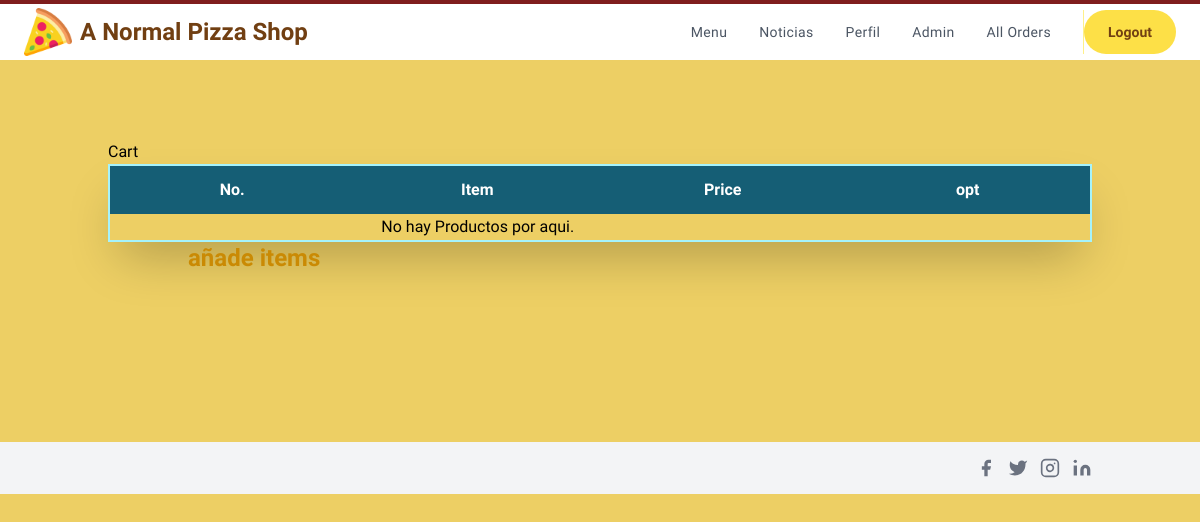
Page /ordersummary/ (signed in) on the earlier database version.
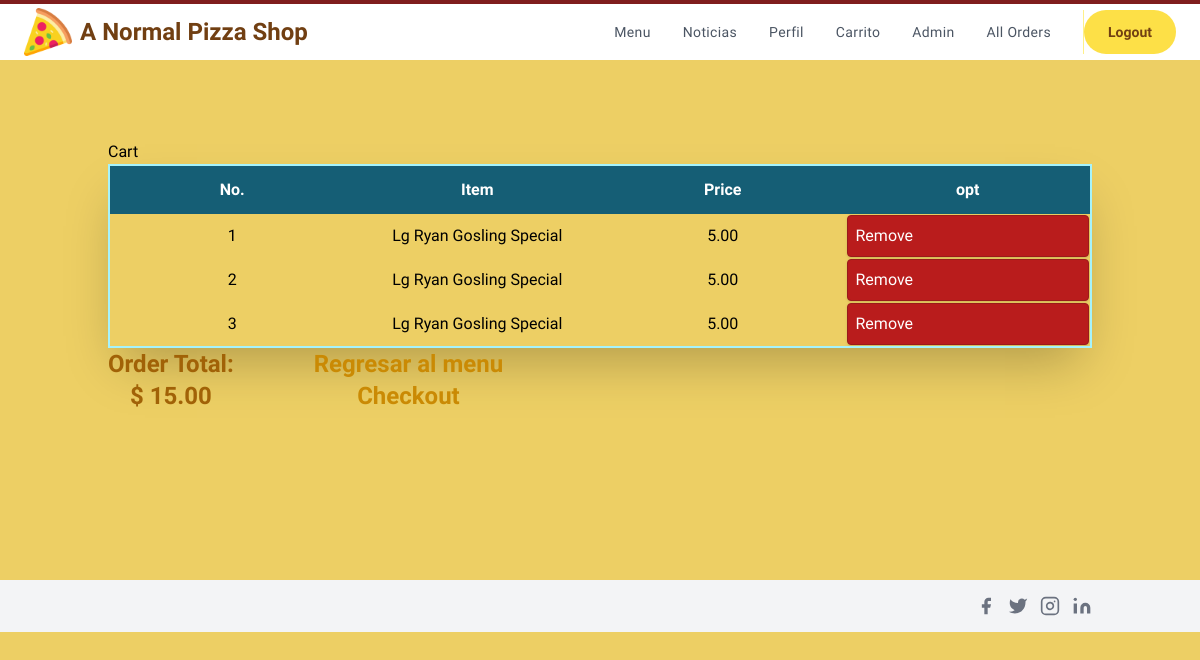
Same page on the later database version.
### orders/models.py (models this page shows, shortened)
class OrderItem(models.Model):
    menu_item = models.ForeignKey(Menu_Item,on_delete=models.CASCADE,
                                    blank=True, null=True)
    is_ordered = models.BooleanField(default=False)
    date_added = models.DateTimeField(auto_now=True)
    date_ordered = models.DateTimeField(null=True)
    is_topping =models.BooleanField(default=False)
    num_extras = models.IntegerField( blank=True, default=0)
    extras = models.CharField(max_length=400,  blank=True, null=True)
    extras_cost = models.DecimalField(max_digits=4,decimal_places=2, default = 0.00)
    ptoppings = models.CharField(max_length=400,  blank=True, null=True)

class Menu_Item(models.Model):
    MENU_CATEGORIES = (
    ('Pizza', 'Pizza'),
    ('Pasta', 'Pasta'),
    ('Subs', 'Subs'),
    ('Salad', 'Salad'),
    ('Dinner_Platter', 'Dinner_Platter'),
    ('Topping', 'Topping'),
    ('Extra', 'Extra'),
    ('Dessert', 'Dessert'),
    ('Pastry', 'Pastry'),
    ('Main', 'Main'),
    ('Appetizer', 'Appetizer'),
    ('Side', 'Side'),
    ('Miscellaneous', 'Miscellaneous')
    )
    SIZE_CATEGORIES = (
    ('Sm', 'Small'),
    ('Md', 'Medium'),
    ('Lg', 'Large'),
    ('XL', 'Extra_Large')
    )
    category = models.CharField(max_length=36, null=True, blank=True,
                                choices=MENU_CATEGORIES,
                                help_text='Categoría del elemento del menú.')
    name = models.CharField(max_length=128,
                            help_text='Nombre del elemento del menú')
    price =  models.DecimalField(max_digits=4, null=True, blank=True,
                                decimal_places=2, default=0.00)
    sizes = models.CharField(max_length=4, null=True, blank=True,
                                choices=SIZE_CATEGORIES,
                                help_text='Ingrese el tamaños \
                                            del elemento del menú')
    toppings = models.CharField( max_length=400, blank=True, null=True,
                                help_text='Introducir ingredientes')
    num_toppings = models.CharField(max_length=10, blank=True, null=True)

class Order(models.Model):
    ref_code = models.CharField(max_length=15, blank=True)
    owner = models.ForeignKey(Profile, on_delete=models.SET_NULL, null=True)
    is_ordered = models.BooleanField(default=False)
    ordered_items = models.ManyToManyField(OrderItem)
    date_ordered = models.DateTimeField(auto_now=True)
    def get_cart_ordered_items(self):
        return self.ordered_items.all()
    def get_cart_total(self):
        return sum([item.menu_item.price for item in self.ordered_items.all()]
        + [item.extras_cost for item in self.ordered_items.all()])

### orders/views.py (the view)
# urls.py: path('ordersummary/', views.order_details, name="ordersummary"),
@login_required()
def order_details(request, **kwargs):
    existing_order = get_user_pending_order(request)
    user_profile = get_object_or_404(Profile, user=request.user)
    order = Order.objects.filter(owner=user_profile, is_ordered=False)
    context = {
        'order': existing_order,
    }
    return render(request, 'summary.html', context)

### orders/views.py (called while the page is built)
@login_required()
def get_user_pending_order(request):
    user_profile = get_object_or_404(Profile, user=request.user)
    order = Order.objects.filter(owner=user_profile, is_ordered=False)
    if order.exists():
        return order[0]
    return 0

### orders/templates/summary.html (shortened to what this page needs)
{% extends "layout.html" %}
{% block template %}
{% load static %}
<div class="container px-5 py-20 mx-auto flex flex-wrap items-center">
  <h1>Cart</h1>
  <table class="shadow-2xl border-2 border-cyan-200 w-full md:table-fixed content-center">
    <thead class="text-white">
      <tr>
        <th class="py-3 bg-cyan-800">No.</th>
        <th class="py-3 bg-cyan-800">Item</th>
        <th class="py-3 bg-cyan-800">Price</th>
        <th class="py-3 bg-cyan-800">opt</th>
      </tr>
    </thead>
    {% for item in order.get_cart_ordered_items %}
    <tr>
      <td>{{ forloop.counter }}</td>
      {%if item.menu_item.category == "Pizza" and "Topping" not in item.menu_item.name %}
      <td>
        {{item.menu_item.sizes}}
        {{ item.menu_item.name }}
      </td>
      {% endif %}
      {% if item.num_extras > 0 %}
      <td>
        {{ item.menu_item.price }} + {{item.extras_cost}} </td>
      {% else %}
      <td> {{item.menu_item.price}} </td>
      {% endif %}
      <td>
        <a href="#" class="bg-red-700 border border-red-800 shadow p-2 rounded text-white flex items-center focus:outline-none focus:shadow-outline">Remove</a>
      </td>
      {% empty %}
    <tr>
      <td colspan=3> No hay Productos por aqui.</td>
    </tr>
    {% endfor %}
  </table>
  <div>
    {% if order.get_cart_total != None %}
      <h1 class="text-2xl font-bold text-yellow-700">Order Total:</h1>
      <h2 class="text-2xl font-bold text-yellow-700">$ {{ order.get_cart_total}}</h2>
    {% endif %}
  </div>
  <div>
    <h1 class="ml-20 text-2xl font-bold text-yellow-600">
      <a href="{% url 'index' %}" class="">
        {% if order %}Regresar al menu{% else %}añade items {% endif %}
      </a>
    </h1>
    <h1 class="ml-20 text-2xl font-bold text-yellow-600">
      {% if order.get_cart_ordered_items %}
      <a href="{% url 'check' %}" class="">Checkout</a>
      {% endif %}
    </h1>
  </div>
</div>
{% endblock %}

### orders/templates/layout.html (shortened to what this page needs)
<!DOCTYPE html>
<html lang="en">
<head>
    {% load static %}
    <script src="https://cdn.tailwindcss.com"></script>
    <script src="https://cdn.tailwindcss.com?plugins=forms,typography,aspect-ratio,line-clamp"></script>
    <link rel="stylesheet" type="text/css" href="{% static 'login.css' %}">
</head>
<body>
    <header id="top" class="w-full flex flex-col fixed top sm:relative bg-white pin-t pin-r pin-l">
        <nav id="site-menu" class="flex flex-col sm:flex-row w-full justify-between items-center px-4 sm:px-6 py-1 bg-white shadow sm:shadow-none border-t-4 border-red-900">
            <div class="w-full sm:w-auto self-start sm:self-center flex flex-row sm:flex-none flex-no-wrap justify-between items-center">
                <a href="/" aria-label="logo" class="flex space-x-2 items-center">
                    <img src="{% static 'images/pizza.png' %}" class="w-12" alt="logo" width="133" height="122">
                    <span class="text-2xl font-bold text-yellow-900">A Normal Pizza Shop</span>
                </a>
            </div>
            <div id="menu" class="w-full sm:w-auto self-end sm:self-center sm:flex flex-col sm:flex-row items-center h-full py-1 pb-4 sm:py-0 sm:pb-0 hidden">
                <div class="text-gray-600 lg:pr-4">
                    <ul class="space-y-6 tracking-wide font-medium text-sm md:flex md:space-y-0">
                        {% if request.user.is_authenticated %}
                            <li><a href="/" class="block md:px-4 transition hover:text-yellow-700"><span>Menu</span></a></li>
                            <li><a href="/notices" class="block  md:px-4 transition hover:text-yellow-700"><span>Noticias</span></a></li>
                            <li><a href="/profile" class="block md:px-4 transition hover:text-yellow-700"><span>Perfil</span></a></li>
                                {% if order %}
                                <li>
                              <a class="block md:px-4 transition hover:text-yellow-700" href="#">Carrito</a>
                                </li>
                              {% endif %}
                        {% if request.user.is_superuser %}
                        <li><a class="block md:px-4 transition hover:text-yellow-700" href="/admin">Admin</a></li>
                        <li><a class="block md:px-4 transition hover:text-yellow-700" href="/allorders">All Orders</a></li>
                        {% endif %}
                        {%endif%}
                    </ul>
                </div>
                <div class="w-full space-y-2 border-yellow-200 lg:space-y-0 md:w-max lg:border-l">
                    {% if not request.user.is_authenticated %}
                        <button type="button" class="w-full py-3 px-6 text-center rounded-full transition active:bg-yellow-200 focus:bg-yellow-100 sm:w-max">
                            <span class="block text-yellow-800 font-semibold text-sm">
                            <a href="/register">Registrate</a>
                            </span>
                        </button>
                        <button type="button" class="w-full py-3 px-6 text-center rounded-full transition bg-yellow-300 hover:bg-yellow-100 active:bg-yellow-400 focus:bg-yellow-300 sm:w-max">
                            <span class="block text-yellow-900 font-semibold text-sm">
                            <a href="/login">Iniciar Sesion</a>
                            </span>
                        </button>
                    {% else %}
                        <button type="button" class="w-full py-3 px-6 text-center rounded-full transition bg-yellow-300 hover:bg-yellow-100 active:bg-yellow-400 focus:bg-yellow-300 sm:w-max">
                            <span class="block text-yellow-900 font-semibold text-sm">
                                <a href="/logout">Logout</a>
                            </span>
                        </button>
                    {% endif %}
                </div>
            </div>
        </nav>
    </header>
    {% block template %}{%endblock%}
    <footer class="text-gray-600 body-font content-end">
        <div class="bg-gray-100">
            <div class="container mx-auto py-4 px-5 flex flex-wrap flex-col sm:flex-row">
                <span class="inline-flex sm:ml-auto sm:mt-0 mt-2 justify-center sm:justify-start">
            <a class="text-gray-500">
              <svg fill="currentColor" stroke-linecap="round" stroke-linejoin="round" stroke-width="2" class="w-5 h-5" viewBox="0 0 24 24">
                <path d="M18 2h-3a5 5 0 00-5 5v3H7v4h3v8h4v-8h3l1-4h-4V7a1 1 0 011-1h3z"></path>
              </svg>
            </a>
            <a class="ml-3 text-gray-500">
              <svg fill="currentColor" stroke-linecap="round" stroke-linejoin="round" stroke-width="2" class="w-5 h-5" viewBox="0 0 24 24">
                <path d="M23 3a10.9 10.9 0 01-3.14 1.53 4.48 4.48 0 00-7.86 3v1A10.66 10.66 0 013 4s-4 9 5 13a11.64 11.64 0 01-7 2c9 5 20 0 20-11.5a4.5 4.5 0 00-.08-.83A7.72 7.72 0 0023 3z"></path>
              </svg>
            </a>
            <a class="ml-3 text-gray-500">
              <svg fill="none" stroke="currentColor" stroke-linecap="round" stroke-linejoin="round" stroke-width="2" class="w-5 h-5" viewBox="0 0 24 24">
                <rect width="20" height="20" x="2" y="2" rx="5" ry="5"></rect>
                <path d="M16 11.37A4 4 0 1112.63 8 4 4 0 0116 11.37zm1.5-4.87h.01"></path>
              </svg>
            </a>
            <a class="ml-3 text-gray-500">
              <svg fill="currentColor" stroke="currentColor" stroke-linecap="round" stroke-linejoin="round" stroke-width="0" class="w-5 h-5" viewBox="0 0 24 24">
                <path stroke="none" d="M16 8a6 6 0 016 6v7h-4v-7a2 2 0 00-2-2 2 2 0 00-2 2v7h-4v-7a6 6 0 016-6zM2 9h4v12H2z"></path>
                <circle cx="4" cy="4" r="2" stroke="none"></circle>
              </svg>
            </a>
          </span>
            </div>
        </div>
    </footer>
</body>
</html>

### orders/static/login.css (style rules this page uses)
body { background: #EDCF64; font-family: Rajdhani, Helvetica; font-size: 1rem; height: 100%; width: 100%; text-align: center; background-repeat: no-repeat; background-size: cover; }
footer { height: 140px; width: 100%; }
.bg-white { background-color: #EDCF64;; }

Differences in the rows shown:
added OrderItem: menu_item.sizes "Lg", menu_item.name "Ryan Gosling Special", menu_item.price "5.00"
added OrderItem: menu_item.sizes "Lg", menu_item.name "Ryan Gosling Special", menu_item.price "5.00"
added OrderItem: menu_item.sizes "Lg", menu_item.name "Ryan Gosling Special", menu_item.price "5.00"
added Order: get_cart_total "15.00"
Other differences:
text no longer shown: "No hay Productos por aqui. añade items"
text now shown: "Carrito Order Total: $ Regresar al menu Checkout"
